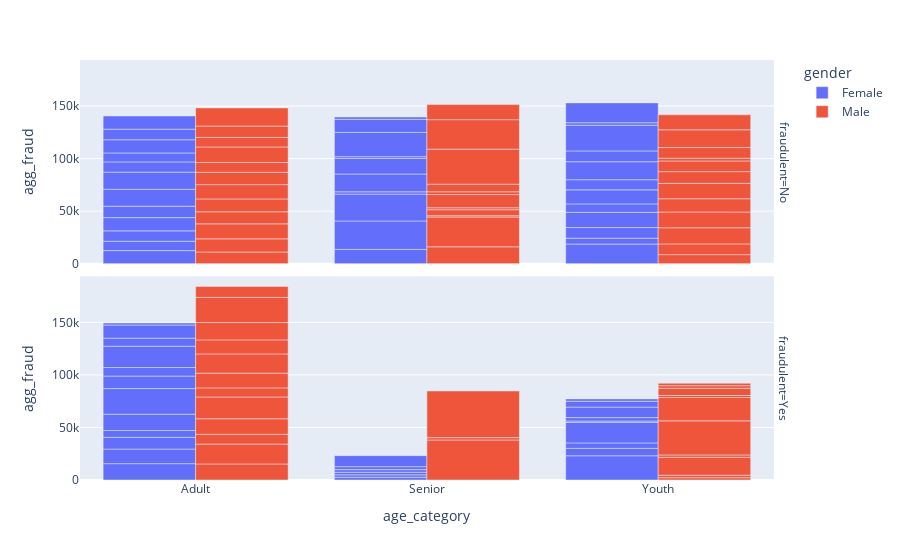

The cell this chart's notebook holds for it:
### Code cell
fig = px.bar(facet_fraud, x="age_category", y="agg_fraud", color="gender", barmode="group", facet_row="fraudulent")
fig.show()

### Figure 1 — Plotly figure (JSON) as saved in the notebook; plotly's stock layout.template omitted (floating-point values rounded to 4 significant figures)
{"data": [{"alignmentgroup": "True", "hovertemplate": "gender=Female<br>fraudulent=No<br>age_category=%{x}<br>agg_fraud=%{y}<extra></extra>", "legendgroup": "Female", "marker": {"color": "#636efa", "pattern": {"shape": ""}}, "name": "Female", "offsetgroup": "Female", "orientation": "v", "showlegend": true, "textposition": "auto", "type": "bar", "x": ["Adult", "Adult", "Adult", "Adult", "Adult", "Adult", "Adult", "Adult", "Adult", "Adult", "Adult", "Adult", "Senior", "Senior", "Senior", "Senior", "Senior", "Senior", "Senior", "Senior", "Senior", "Senior", "Youth", "Youth", "Youth", "Youth", "Youth", "Youth", "Youth", "Youth", "Youth", "Youth", "Youth", "Youth"], "xaxis": "x2", "y": [12450.0, 8901.0, 9882.0, 12620.0, 10820.0, 16160.0, 16280.0, 9736.0, 8518.0, 12540.0, 10100.0, 12540.0, 13585, 27050.0, 25580, 2205, 16900.0, 14850.0, 1703.0, 23040.0, 12470.0, 2250, 18700.0, 5540, 10170, 14490.0, 7966.0, 13400.0, 9649.0, 17120.0, 10270.0, 24420.0, 2370, 18910.0], "yaxis": "y2"}, {"alignmentgroup": "True", "hovertemplate": "gender=Female<br>fraudulent=Yes<br>age_category=%{x}<br>agg_fraud=%{y}<extra></extra>", "legendgroup": "Female", "marker": {"color": "#636efa", "pattern": {"shape": ""}}, "name": "Female", "offsetgroup": "Female", "orientation": "v", "showlegend": false, "textposition": "auto", "type": "bar", "x": ["Adult", "Adult", "Adult", "Adult", "Adult", "Adult", "Adult", "Adult", "Adult", "Adult", "Adult", "Adult", "Senior", "Senior", "Senior", "Senior", "Senior", "Senior", "Youth", "Youth", "Youth", "Youth", "Youth", "Youth", "Youth", "Youth", "Youth"], "xaxis": "x", "y": [15560.0, 13860.0, 11220.0, 6432.0, 15550.0, 24370.0, 11890.0, 8165, 20280.0, 7659, 12470.0, 1955, 2622, 2277, 2457.0, 2530, 2806, 10480.0, 23060.0, 7016.0, 5218.0, 19560.0, 1294.0, 3254.0, 9959, 5586.0, 2225.0], "yaxis": "y"}, {"alignmentgroup": "True", "hovertemplate": "gender=Male<br>fraudulent=No<br>age_category=%{x}<br>agg_fraud=%{y}<extra></extra>", "legendgroup": "Male", "marker": {"color": "#EF553B", "pattern": {"shape": ""}}, "name": "Male", "offsetgroup": "Male", "orientation": "v", "showlegend": true, "textposition": "auto", "type": "bar", "x": ["Adult", "Adult", "Adult", "Adult", "Adult", "Adult", "Adult", "Adult", "Adult", "Adult", "Adult", "Adult", "Senior", "Senior", "Senior", "Senior", "Senior", "Senior", "Senior", "Senior", "Senior", "Senior", "Senior", "Youth", "Youth", "Youth", "Youth", "Youth", "Youth", "Youth", "Youth", "Youth", "Youth", "Youth", "Youth"], "xaxis": "x2", "y": [11120.0, 12530.0, 14270.0, 11480.0, 12230.0, 13610.0, 11710.0, 9315.0, 14830.0, 9058.0, 10810.0, 17280.0, 16080.0, 28340.0, 1260, 5700, 1877.0, 12524, 2690, 7184.0, 33330, 28075, 14330, 8623.0, 10185, 15410.0, 14940, 12640.0, 14630.0, 11160.0, 10180.0, 2600, 10150.0, 16915, 14260.0], "yaxis": "y2"}, {"alignmentgroup": "True", "hovertemplate": "gender=Male<br>fraudulent=Yes<br>age_category=%{x}<br>agg_fraud=%{y}<extra></extra>", "legendgroup": "Male", "marker": {"color": "#EF553B", "pattern": {"shape": ""}}, "name": "Male", "offsetgroup": "Male", "orientation": "v", "showlegend": false, "textposition": "auto", "type": "bar", "x": ["Adult", "Adult", "Adult", "Adult", "Adult", "Adult", "Adult", "Adult", "Adult", "Adult", "Adult", "Adult", "Senior", "Senior", "Senior", "Youth", "Youth", "Youth", "Youth", "Youth", "Youth", "Youth", "Youth", "Youth", "Youth"], "xaxis": "x", "y": [15240.0, 18930.0, 9300.0, 14790.0, 20770.0, 8618.0, 14020.0, 18262, 13400.0, 16480.0, 23940.0, 10390.0, 38065, 2266.0, 44367, 2196.0, 2380.0, 17020.0, 2260.0, 32407, 22240.0, 1932, 6826.0, 2469.0, 2288.0], "yaxis": "y"}], "layout": {"annotations": [{"font": {}, "showarrow": false, "text": "fraudulent=Yes", "textangle": 90, "x": 0.98, "xanchor": "left", "xref": "paper", "y": 0.2425, "yanchor": "middle", "yref": "paper"}, {"font": {}, "showarrow": false, "text": "fraudulent=No", "textangle": 90, "x": 0.98, "xanchor": "left", "xref": "paper", "y": 0.7575, "yanchor": "middle", "yref": "paper"}], "barmode": "group", "legend": {"title": {"text": "gender"}, "tracegroupgap": 0}, "margin": {"t": 60}, "xaxis": {"anchor": "y", "domain": [0, 0.98], "title": {"text": "age_category"}}, "xaxis2": {"anchor": "y2", "domain": [0, 0.98], "matches": "x", "showticklabels": false}, "yaxis": {"anchor": "x", "domain": [0, 0.485], "title": {"text": "agg_fraud"}}, "yaxis2": {"anchor": "x2", "domain": [0.515, 1], "matches": "y", "title": {"text": "agg_fraud"}}}}
